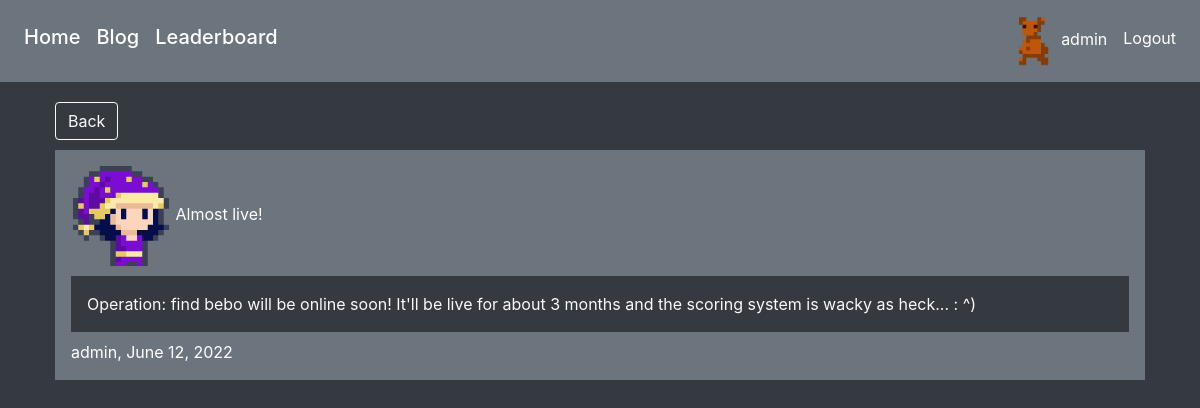
Page /blog/8 (signed in) on the committed database.
### tweb/models.py (models this page shows)
class BlogPost(models.Model):
    title = models.CharField(max_length=255)
    content = models.TextField()
    image = models.ImageField(upload_to="blogImages")
    areCommentsAllowed = models.BooleanField()
    date = models.DateField(auto_now_add=True)
    author = models.ForeignKey(User, on_delete=models.CASCADE)

### tweb/views.py (the view)
# urls.py: path("blog/<int:pk>", BlogDetailView.as_view(), name="post"),
class BlogDetailView(DetailView):
    model = BlogPost
    template_name = "blogPost/post.html"
    def get_context_data(self, **kwargs):
        context = super().get_context_data(**kwargs)
        context['now'] = timezone.now()
        return context

### tweb/context_processors.py (called while the page is built)
def userContext(request):
    try:
        CU = CustomUser.objects.get(pk = request.user.id)
    except:
        CU = None
    return {'CustomUserContext': CU}

### templates/blogPost/post.html (shortened to what this page needs)
{% extends 'base.html' %}
{% block containerType %}blog-container{% endblock %}
{% block content %}
    <div class="blog-inner-container">
        <a role="button" class="btn btn-outline-light postBackButton" href="{% url 'blog' %}">Back</a>
        <div class="p-3 mb-2 bg-secondary text-white" href="{% url 'post' object.id %}">
            <div class="blog-padding">
                <img alt="img" src="{{ object.image.url }}" width="100" height="100"> {{ object.title }}
            </div>
        <div class="p-3 mb-2 bg-dark text-light">
            {{ object.content }}
        </div>
            {{ object.author.username }},
            {{ object.date }}
        </div>
    </div>
{% endblock %}

### templates/base.html (shortened to what this page needs)
{% load static %}
<!DOCTYPE html>
<html lang="en">
<head>
    <link rel="stylesheet" type="text/css" href="{% static 'style.css' %}">
    <link rel="stylesheet" href="https://stackpath.bootstrapcdn.com/bootstrap/4.5.0/css/bootstrap.min.css">
</head>
<body class="bg-dark text-light d-flex flex-column">
    <nav class="navbar navbar-expand-lg navbar-dark bg-secondary text-white justify-content-between">
        <div class="collapse navbar-collapse" id="navbarText">
            <ul class="navbar-nav mr-auto">
                <li class="nav-item">
                    <a class="nav-link text-white" href="{% url 'home' %}"><h5>Home</h5> </a>
                </li>
                <li class="nav-item">
                    <a class="nav-link text-white" href="{% url 'blog' %}"><h5>Blog</h5></a>
                </li>
                <li class="nav-item">
                    <a class="nav-link text-white" href="{% url 'leaderboard' %}"><h5>Leaderboard</h5></a>
                </li>
            </ul>
            <ul class="navbar-nav ml-auto">
                <li class="nav-item">
                    <a class="nav-link text-white" href="#">
                    </a>
                </li>
                {% if user.is_authenticated %}
                    <li class="nav-item">
                        <a class="nav-link text-white" href="{% url 'userpage' %}">
                            <img alt="img" src="/media/avatars/{{ CustomUserContext.avatar }}.png" width="50" height="50" style="margin:0px">
                            {{ user.username }}</a>
                    </li>
                    <li class="nav-item" height="50" style="padding:10px 0">
                        <a class="nav-link text-white" href="{% url 'logout' %}">Logout</a>
                    </li>
                {% endif %}
            </ul>
        </div>
    </nav>
<div class = "base-container container h-100 d-flex flex-column">
    <div class="{% block containerType %}home-container{% endblock %}">
    {% block content %} {% endblock %}
    </div>
</div>
</body>
</body>
</html>

### static/style.css (style rules this page uses)
html,body { height:100%; }
.blog-container { display:flex; width: 100%; padding-top: 20px; box-sizing: border-box; }
.blog-inner-container { flex: 1; margin: 0 10px; }
.blog-padding { padding-bottom:10px; }
.postBackButton { margin-bottom:10px; }

### rows in the picture
BlogPost: image (picture), title "Almost live!", content "Operation: find bebo will be online soon! It'll be live for about 3 months and the scoring system is wacky as heck... : ^)", author.username "admin", date "June 12, 2022"

### other values in the picture
{{ user.username }} "admin"
